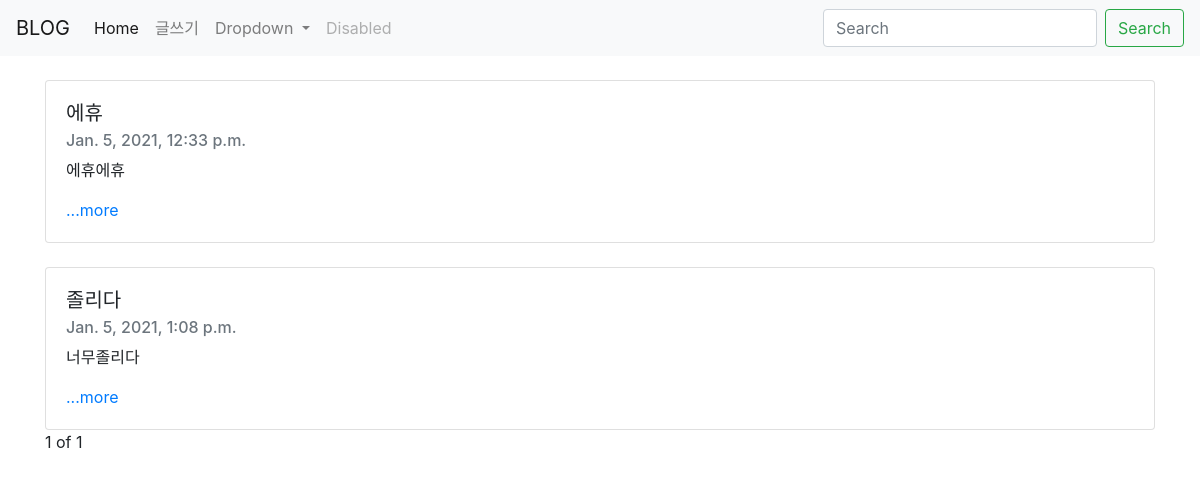
Before: / with the older database file.
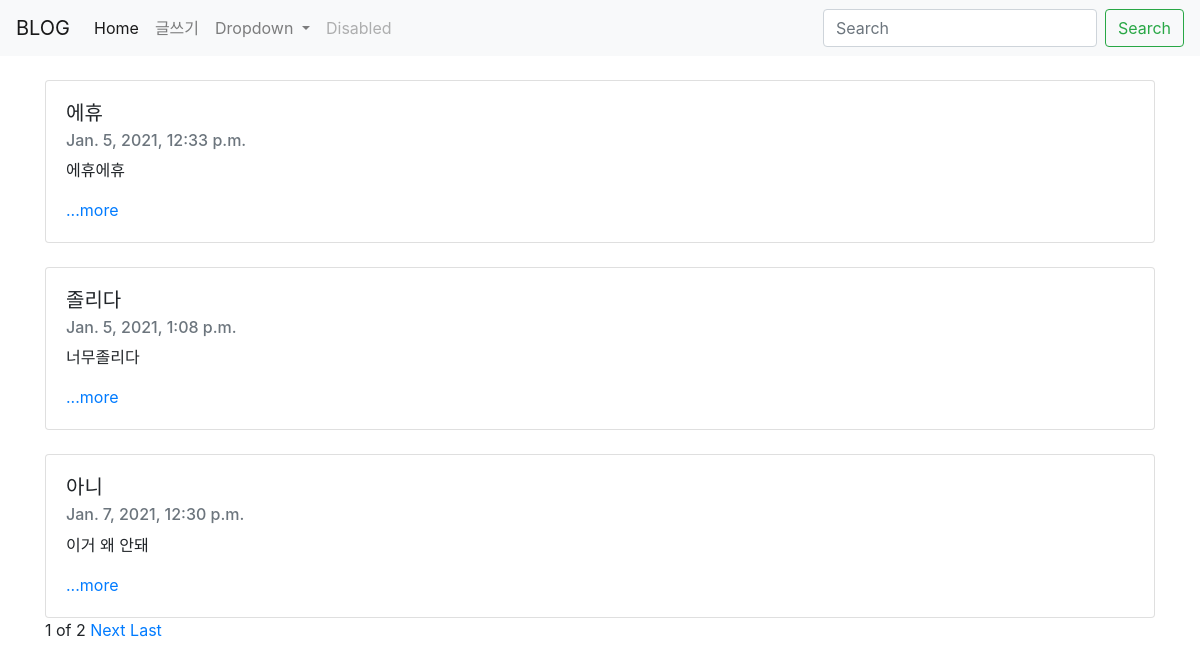
After: the same page with the newer database file.
### blog/models.py (models this page shows, shortened)
class Blog(models.Model):
    title = models.CharField(max_length = 200)
    pub_date = models.DateTimeField('date_published')
    body = models.TextField()
    def summary(self):
        return self.body[:100]

### blog/views.py (the view)
# urls.py: 2. Add a URL to urlpatterns:  path('', views.home, name='home')
def home(request):
    blogs = Blog.objects
    blog_list = Blog.objects.all()
    paginator = Paginator(blog_list,3)
    page = request.GET.get('page') # request된 페이지가 뭔지 알아내기
    posts = paginator.get_page(page) # request된 페이지를 얻어온 뒤 return
    return render(request, 'home.html', {'blogs' : blogs, 'posts' : posts})

### blog/templates/home.html (shortened to what this page needs)
{% extends 'base.html' %}
{% block contents %}
  {% for blog in posts %}
    <br>
    <div class = "container">
        <div class="card">
            <div class="card-body">
                <h5 class="card-title">{{ blog.title }}</h5>
                <h6 class="card-subtitle mb-2 text-muted">{{ blog.pub_date }}</h6>
                <p class="card-text">{{ blog.summary }}</p>
                <a href="{% url 'detail' blog.id %}" class="card-link">...more</a>
            </div>
            </div>
    </div>
    {% endfor %}
  <div class="container">
    <span>{{posts.number}}</span>
    <span>of</span>
    <span>{{posts.paginator.num_pages}}</span>
    {% if posts.has_next %}
    <a href="?page={{posts.next_page_number}}">Next</a>
    <a href="?page={{posts.paginator.num_pages}}">Last</a>
    {% endif %}
  </div>
{% endblock %}

Changed rows visible on the page:
added Blog: title "아니", pub_date "Jan. 7, 2021, 12:30 p.m.", summary "이거 왜 안돼"
Other visible differences:
{{ posts.paginator.num_pages }}: "1" → "2"
text now shown: "Next Last"
